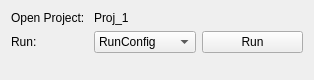
<?xml version="1.0" encoding="UTF-8"?>
<ui version="4.0">
 <class>QuickRunWidget</class>
 <widget class="QWidget" name="QuickRunWidget">
  <property name="geometry">
   <rect>
    <x>0</x>
    <y>0</y>
    <width>314</width>
    <height>80</height>
   </rect>
  </property>
  <property name="windowTitle">
   <string>Form</string>
  </property>
  <layout class="QFormLayout" name="formLayout">
   <item row="0" column="0">
    <widget class="QLabel" name="quickRunProjectNameLabel">
     <property name="text">
      <string>Open Project: </string>
     </property>
    </widget>
   </item>
   <item row="0" column="1">
    <widget class="QLabel" name="quickRunProjectName">
     <property name="text">
      <string>Proj_1</string>
     </property>
    </widget>
   </item>
   <item row="1" column="0">
    <widget class="QLabel" name="quickRunLabel">
     <property name="text">
      <string>Run:</string>
     </property>
    </widget>
   </item>
   <item row="1" column="1">
    <layout class="QHBoxLayout" name="horizontalLayout">
     <item>
      <widget class="QComboBox" name="quickRunConfigCombo">
       <item>
        <property name="text">
         <string>RunConfig</string>
        </property>
       </item>
      </widget>
     </item>
     <item>
      <widget class="QPushButton" name="quickRunButton">
       <property name="text">
        <string>Run</string>
       </property>
      </widget>
     </item>
    </layout>
   </item>
  </layout>
 </widget>
 <resources/>
 <connections>
  <connection>
   <sender>quickRunButton</sender>
   <signal>pressed()</signal>
   <receiver>QuickRunWidget</receiver>
   <slot>run()</slot>
   <hints>
    <hint type="sourcelabel">
     <x>274</x>
     <y>51</y>
    </hint>
    <hint type="destinationlabel">
     <x>374</x>
     <y>58</y>
    </hint>
   </hints>
  </connection>
 </connections>
 <slots>
  <slot>run()</slot>
 </slots>
</ui>
